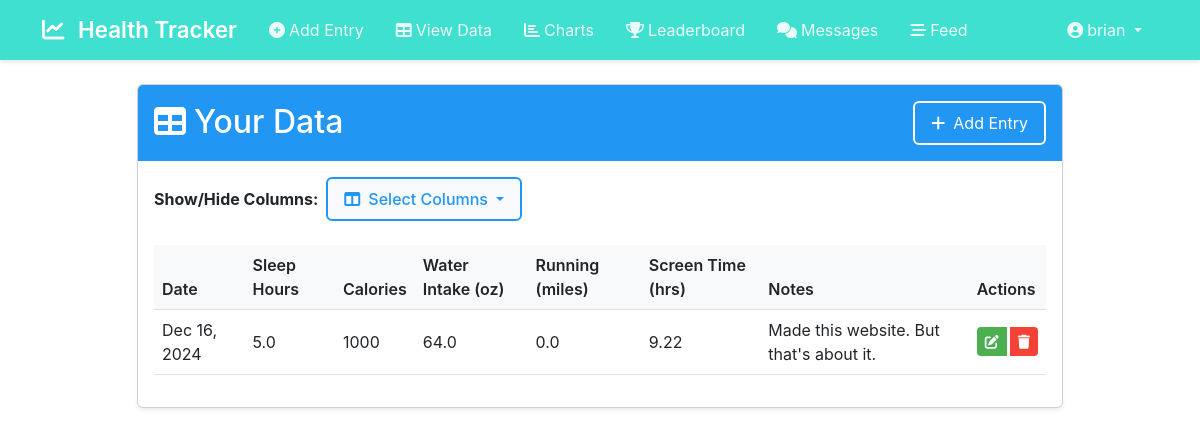
Page /view_data (signed in) on the earlier database version.
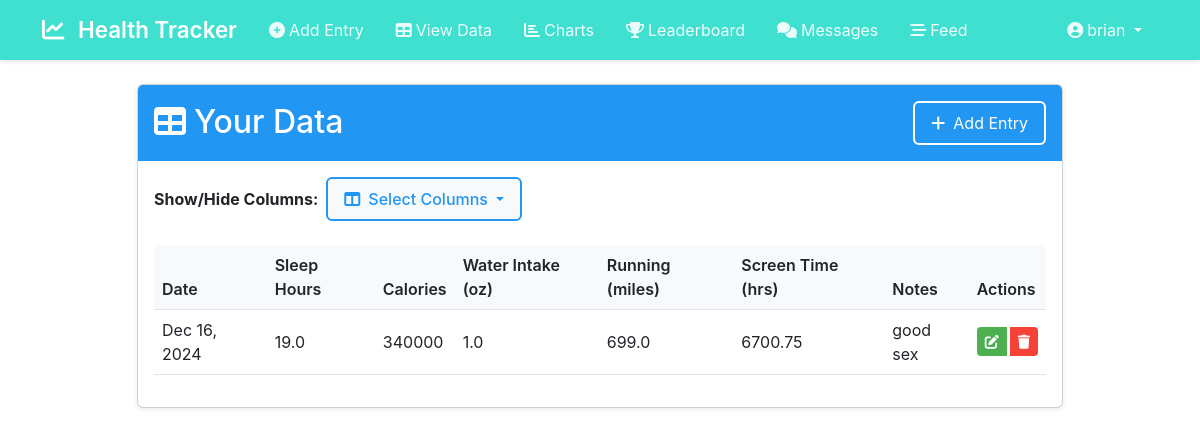
Same page on the later database version.
### website/models.py (models this page shows)
class User(db.Model, UserMixin):
    id = db.Column(db.Integer, primary_key=True)
    email = db.Column(db.String(150), unique=True)
    password = db.Column(db.String(150))
    username = db.Column(db.String(150), unique=True)
    entries = db.relationship('Entry', backref='user', lazy=True)
    messages = db.relationship('Message', backref='author', lazy=True)
    posts = db.relationship('Post', backref='author', lazy=True)
    comments = db.relationship('Comment', backref='author', lazy=True)
    likes = db.relationship('Like', backref='user', lazy=True)

class Entry(db.Model):
    id = db.Column(db.Integer, primary_key=True)
    date = db.Column(db.Date, default=datetime.date.today)
    sleep_hours = db.Column(db.Float, default=0)
    calories = db.Column(db.Integer, default=0)
    water_intake = db.Column(db.Integer, default=0)
    running_mileage = db.Column(db.Float, default=0)
    screen_time = db.Column(db.Float, default=0)  # Hours of screen time
    notes = db.Column(db.Text, nullable=True)
    user_id = db.Column(db.Integer, db.ForeignKey('user.id'))

### website/views.py (the view)
@views.route('/view_data', methods=['GET', 'POST'])
@login_required
def view_data():
    entries = Entry.query.filter_by(user_id=current_user.id).order_by(Entry.date.desc()).all()
    print(f"Found {len(entries)} entries for user {current_user.id}")  # Debug print
    for entry in entries:
        print(f"Entry {entry.id}: date={entry.date}, sleep={entry.sleep_hours}, calories={entry.calories}, water={entry.water_intake}, miles={entry.running_mileage}")  # Debug print
    return render_template("view_data.html", user=current_user, entries=entries, chart_data=True)

### website/templates/view_data.html (shortened to what this page needs)
{% extends "base.html" %}
{% block content %}
<div class="container mt-4">
    <div class="row justify-content-center">
        <div class="col-md-10">
            <div class="card shadow-sm">
                <div class="card-header theme-header">
                    <div class="d-flex justify-content-between align-items-center">
                        <h2 class="mb-0">
                            <i class="fas fa-table me-2"></i>Your Data
                        </h2>
                        <a href="{{ url_for('views.add_entry') }}" class="btn theme-btn-outline">
                            <i class="fas fa-plus me-2"></i>Add Entry
                        </a>
                    </div>
                </div>
                <div class="card-body">
                    <div class="mb-4">
                        <div class="d-flex align-items-center">
                            <label class="me-2 fw-bold">Show/Hide Columns:</label>
                            <div class="dropdown">
                                <button class="btn theme-btn-outline-dark dropdown-toggle" type="button" id="columnSelector" data-bs-toggle="dropdown" aria-expanded="false">
                                    <i class="fas fa-columns me-2"></i>Select Columns
                                </button>
                            </div>
                        </div>
                    </div>
                    <div class="table-responsive">
                        <table class="table table-hover">
                            <thead>
                                <tr>
                                    <th class="col-date">Date</th>
                                    <th class="col-sleep">Sleep Hours</th>
                                    <th class="col-calories">Calories</th>
                                    <th class="col-water">Water Intake (oz)</th>
                                    <th class="col-running">Running (miles)</th>
                                    <th class="col-screen">Screen Time (hrs)</th>
                                    <th class="col-notes">Notes</th>
                                    <th class="col-actions">Actions</th>
                                </tr>
                            </thead>
                            <tbody>
                                {% for entry in entries %}
                                <tr>
                                    <td class="col-date">{{ entry.date.strftime('%b %d, %Y') }}</td>
                                    <td class="col-sleep">{{ "%.1f"|format(entry.sleep_hours) }}</td>
                                    <td class="col-calories">{{ entry.calories }}</td>
                                    <td class="col-water">{{ "%.1f"|format(entry.water_intake) }}</td>
                                    <td class="col-running">{{ "%.1f"|format(entry.running_mileage) }}</td>
                                    <td class="col-screen">{{ "%.2f"|format(entry.screen_time) }}</td>
                                    <td class="col-notes">{{ entry.notes }}</td>
                                    <td class="col-actions">
                                        <div class="btn-group" role="group">
                                            <a href="{{ url_for('views.edit_entry', entry_id=entry.id) }}" class="btn btn-sm theme-btn-edit">
                                                <i class="fas fa-edit"></i>
                                            </a>
                                            <a href="{{ url_for('views.delete_entry', entry_id=entry.id) }}" class="btn btn-sm theme-btn-delete"
                                               onclick="return confirm('Are you sure you want to delete this entry?')">
                                                <i class="fas fa-trash"></i>
                                            </a>
                                        </div>
                                    </td>
                                </tr>
                                {% endfor %}
                            </tbody>
                        </table>
                    </div>
                </div>
            </div>
        </div>
    </div>
</div>
{% endblock %}

### website/templates/base.html (shortened to what this page needs)
<!DOCTYPE html>
<html>
<head>
    <link href="https://cdn.jsdelivr.net/npm/bootstrap@5.3.0/dist/css/bootstrap.min.css" rel="stylesheet">
    <link rel="stylesheet" href="https://cdnjs.cloudflare.com/ajax/libs/font-awesome/6.0.0/css/all.min.css">
    <link rel="stylesheet" href="{{ url_for('static', filename='styles.css') }}">
</head>
<body>
    <nav class="navbar navbar-expand-lg navbar-dark sticky-top">
        <div class="container">
            <a class="navbar-brand" href="/">
                <i class="fas fa-chart-line me-2"></i>
                Health Tracker
            </a>
            <div class="collapse navbar-collapse" id="navbarNav">
                <ul class="navbar-nav me-auto">
                    {% if user.is_authenticated %}
                    <li class="nav-item">
                        <a class="nav-link" href="/add_entry">
                            <i class="fas fa-plus-circle me-1"></i>Add Entry
                        </a>
                    </li>
                    <li class="nav-item">
                        <a class="nav-link" href="/view_data">
                            <i class="fas fa-table me-1"></i>View Data
                        </a>
                    </li>
                    <li class="nav-item">
                        <a class="nav-link" href="/view_charts">
                            <i class="fas fa-chart-bar me-1"></i>Charts
                        </a>
                    </li>
                    <li class="nav-item">
                        <a class="nav-link" href="{{ url_for('auth.leaderboard') }}">
                            <i class="fas fa-trophy me-1"></i>Leaderboard
                        </a>
                    </li>
                    <li class="nav-item">
                        <a class="nav-link" href="/message_board">
                            <i class="fas fa-comments me-1"></i>Messages
                        </a>
                    </li>
                    <li class="nav-item">
                        <a class="nav-link" href="/posts">
                            <i class="fas fa-stream me-1"></i>Feed
                        </a>
                    </li>
                    {% endif %}
                </ul>
                <ul class="navbar-nav">
                    {% if user.is_authenticated %}
                    <li class="nav-item dropdown">
                        <a class="nav-link dropdown-toggle" href="#" id="navbarDropdown" role="button" data-bs-toggle="dropdown" aria-expanded="false">
                            <i class="fas fa-user-circle me-1"></i>{{ user.username }}
                        </a>
                    </li>
                    {% endif %}
                </ul>
            </div>
        </div>
    </nav>
    {% block content %}
    {% endblock %}
</body>
</html>

### website/static/styles.css (style rules this page uses)
body { font-family: 'Inter', -apple-system, BlinkMacSystemFont, 'Segoe UI', Roboto, Oxygen, Ubuntu, Cantarell, sans-serif; color: #444; background-color: #f9f9f9; }
.table-responsive { margin-top: 20px; }
.table th { background-color: #f8f9fa; }

### website/templates/view_data.html (style rules this page uses)
.theme-header { background-color: #2196F3; color: white; padding: 1rem; border: none; }
.theme-btn-outline { background-color: transparent; color: white; border: 2px solid white; padding: 0.5rem 1rem; transition: all 0.2s ease; }
.theme-btn-outline-dark { background-color: #f8f9fa; color: #2196F3; border: 2px solid #2196F3; padding: 0.5rem 1rem; transition: all 0.2s ease; font-weight: 500; }
.theme-btn-edit { background-color: #4CAF50; color: white; border: none; margin-right: 0.25rem; }
.theme-btn-delete { background-color: #f44336; color: white; border: none; }
.table th { background-color: #f8f9fa; font-weight: 600; }
.table td { vertical-align: middle; }

### website/templates/base.html (style rules this page uses)
:root { --primary-color: #40E0D0; --primary-hover: #3BC7B9; --text-light: rgba(255,255,255,0.9); --text-dark: #333; --bg-light: #ffffff; --bg-dark: #1a1a1a; --card-bg-light: #ffffff; --card-bg-dark: #2d2d2d; }
body { background-color: var(--bg-light); transition: background-color 0.3s; }
.navbar { background-color: var(--primary-color); box-shadow: 0 2px 4px rgba(0,0,0,0.1); }
.navbar-brand { color: white !important; font-weight: 600; font-size: 1.4rem; }
.nav-link { color: rgba(255,255,255,0.9) !important; transition: all 0.2s ease; padding: 0.5rem 1rem !important; border-radius: 0.5rem; }

Differences in the rows shown:
changed Entry: sleep_hours "5.0" → "19.0"; calories "1000" → "340000"; water_intake "64.0" → "1.0"; running_mileage "0.0" → "699.0"; screen_time "9.22" → "6700.75"; notes "Made this website. But that's about it." → "good sex"
